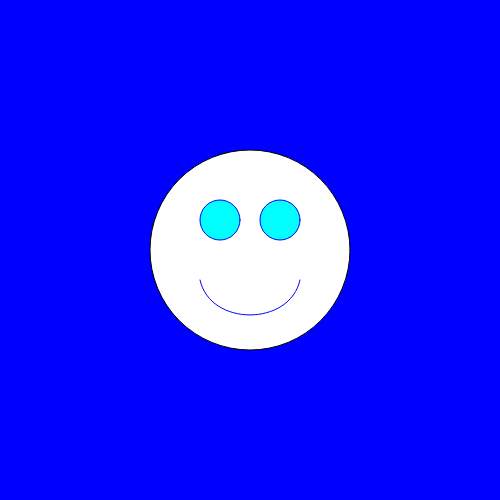
Frame 1 (no input)
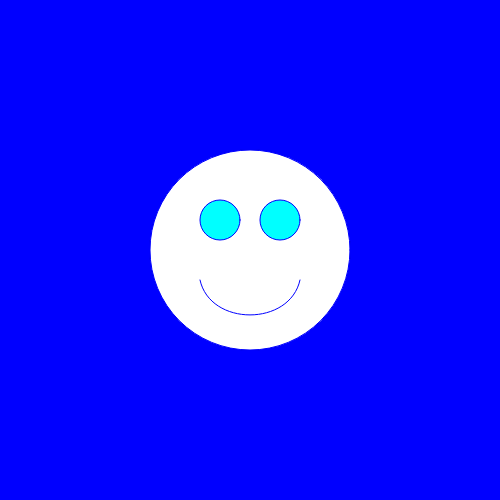
Frame 60 (no input)
Frame 120 (the mouse pressed at the canvas centre since frame 60): identical to frame 60, image omitted

The p5.js sketch that drew these frames (run headless with seeded random() and noise() and a simulated clock; from frame 60 on, the mouse is pressed at the canvas centre):

// p5.js sketch
// ── sketch.js
function setup() {
  // put setup code here

  createCanvas(500,500);
  background("green");
  background("LemonChiffon");
  background(127);//Medium gray color, gray scale goes from 0-255
  background(0);//black
  background(255)//white
  background(255, 127);//the "127" is the opacity 127 of 255 so 50 percent opacity
  background("#FFFACD");//this is using HEX code
  background(255,127,0);//this RGB or Red Green Blue - 255,127,0 is Orange
  background(255,0,0);//Red
  background(0,255,0);//Green
  background(0,0,255);//Blue
}

function draw() {
  // put drawing code here
fill("white");
ellipse(250,250,200,200);//x, y, w, h
fill("cyan");//fill should always be above the shape
stroke("blue");//stroke should always be above the shape
ellipse(220,220,40,40);//left eye
ellipse(280,220,40,40);//right eye
//ellipse(250,300,40,40);//mouth
noFill();
curve(240, 0, 200, 280, 300, 280, 260,0);
}
